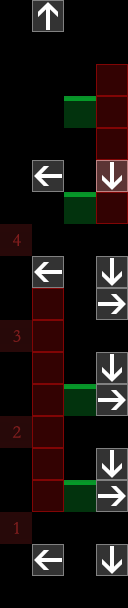

A 2D game scene composited from a Tiled map and its tileset images. What follows is a short description and the map's XML, with every tile layer's data as written:
An orthogonal 4x19 tile map with 32x32 px tiles, 3 tile layers (ele_bg, collision, notation), 2 tilesets.

<map version="1.2" tiledversion="1.2.4" orientation="orthogonal" renderorder="left-down" width="4" height="19" tilewidth="32" tileheight="32" infinite="0" nextlayerid="4" nextobjectid="1">
 <tileset firstgid="1" source="meta.tsx" />
 <tileset firstgid="226" source="ele_base.tsx" />
 <layer id="1" name="ele_bg" width="4" height="19">
  <data encoding="csv">
227,0,0,0,
227,0,0,0,
227,0,0,0,
227,226,226,226,
227,226,226,226,
227,226,226,226,
227,0,0,0,
227,0,0,0,
227,0,0,0,
227,226,226,226,
227,226,226,226,
227,226,226,226,
227,0,0,0,
227,0,0,0,
227,0,0,0,
227,226,226,226,
227,226,226,226,
227,226,226,226,
227,227,227,227
</data>
 </layer>
 <layer id="2" name="collision" width="4" height="19">
  <data encoding="csv">
0,0,0,0,
0,0,0,0,
0,0,0,1,
0,0,20,1,
0,0,0,1,
0,0,0,1,
0,0,20,1,
0,0,0,0,
0,0,0,0,
0,1,0,0,
0,1,0,0,
0,1,0,0,
0,1,20,0,
0,1,0,0,
0,1,0,0,
0,1,20,0,
0,0,0,0,
0,0,0,0,
0,0,0,0
</data>
 </layer>
 <layer id="3" name="notation" width="4" height="19">
  <data encoding="csv">
0,47,0,0,
0,0,0,0,
0,0,0,0,
0,0,0,0,
0,0,0,0,
0,49,0,48,
0,0,0,0,
245,0,0,0,
0,49,0,48,
0,0,0,50,
244,0,0,0,
0,0,0,48,
0,0,0,50,
243,0,0,0,
0,0,0,48,
0,0,0,50,
242,0,0,0,
0,49,0,48,
0,0,0,0
</data>
 </layer>
</map>
